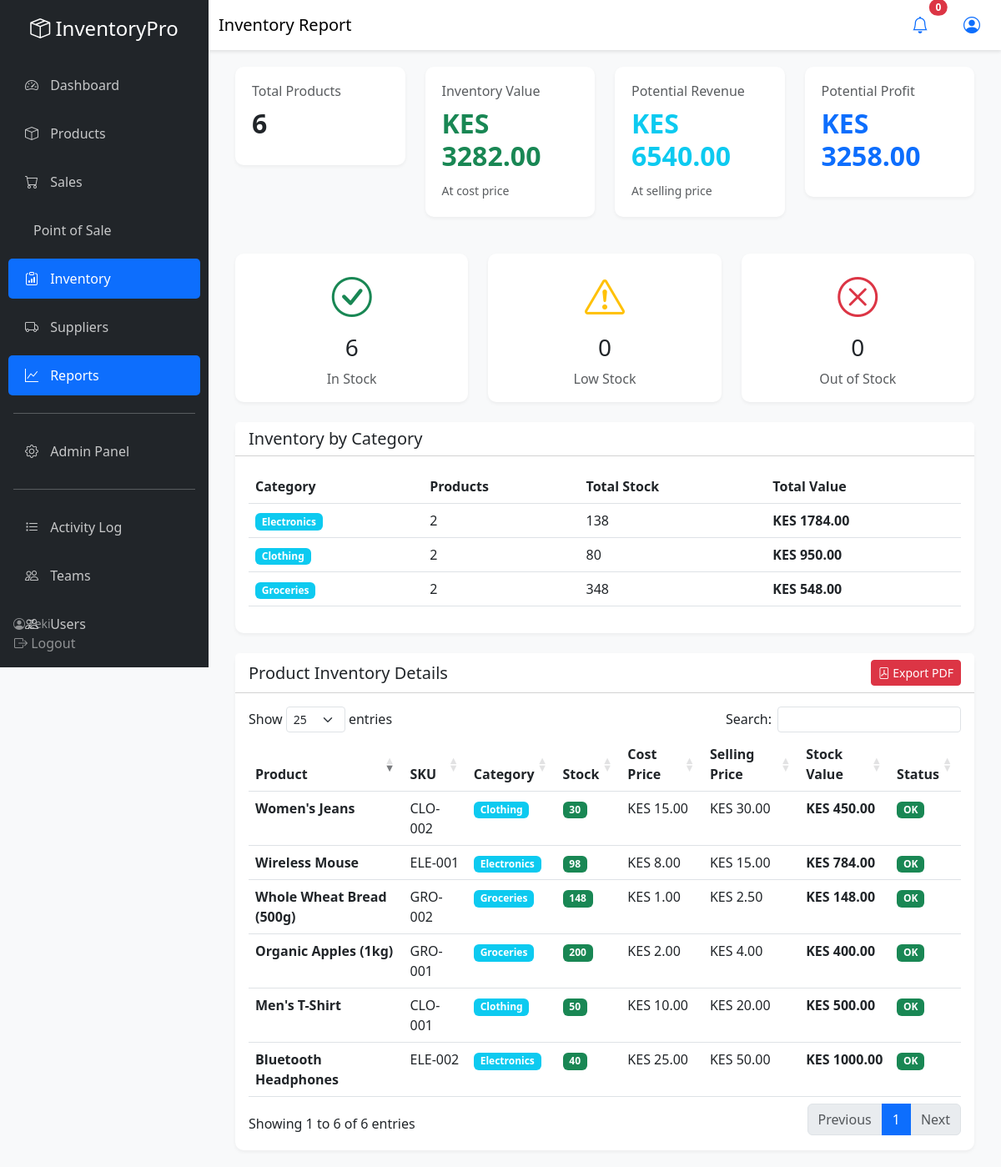
Screenshot of /reports/inventory/ (signed in) with the database file from the repository.
### apps/products/models.py (models this page shows, shortened)
class Category(models.Model):
    name = models.CharField(max_length=100, unique=True)
    description = models.TextField(blank=True)
    created_at = models.DateTimeField(auto_now_add=True)
    class Meta:
        verbose_name_plural = "Categories"
        ordering = ['name']

class Product(models.Model):
    name = models.CharField(max_length=200)
    sku = models.CharField(max_length=50, unique=True, help_text="Stock Keeping Unit")
    barcode = models.CharField(max_length=100, blank=True, null=True, unique=True)
    category = models.ForeignKey(Category, on_delete=models.SET_NULL, null=True, related_name='products')
    description = models.TextField(blank=True)
    image = models.ImageField(upload_to='products/', blank=True, null=True)
    cost_price = models.DecimalField(max_digits=10, decimal_places=2, validators=[MinValueValidator(Decimal('0.00'))])
    selling_price = models.DecimalField(max_digits=10, decimal_places=2, validators=[MinValueValidator(Decimal('0.00'))])
    current_stock = models.IntegerField(default=0, validators=[MinValueValidator(0)])
    reorder_level = models.IntegerField(default=10, validators=[MinValueValidator(0)])
    is_active = models.BooleanField(default=True)
    created_by = models.ForeignKey(User, on_delete=models.SET_NULL, null=True, related_name='created_products')
    created_at = models.DateTimeField(auto_now_add=True)
    updated_at = models.DateTimeField(auto_now=True)
    class Meta:
        ordering = ['-created_at']
        indexes = [
            models.Index(fields=['sku']),
            models.Index(fields=['barcode']),
            models.Index(fields=['name']),
        ]
    @property
    def is_low_stock(self):
        return self.current_stock <= self.reorder_level
    @property
    def stock_value(self):
        return self.current_stock * self.cost_price

### apps/reports/views.py (the view)
# urls.py: path('inventory/', views.inventory_report, name='inventory_report'),
@login_required
def inventory_report(request):
    products = Product.objects.filter(is_active=True).select_related('category')
    total_products = products.count()
    total_value = sum(p.stock_value for p in products)
    total_selling_value = sum(p.current_stock * p.selling_price for p in products)
    potential_profit = total_selling_value - total_value
    in_stock = products.filter(current_stock__gt=F('reorder_level')).count()
    low_stock = products.filter(
        current_stock__gt=0,
        current_stock__lte=F('reorder_level')
    ).count()
    out_of_stock = products.filter(current_stock=0).count()
    category_breakdown = products.values(
        'category__name'
    ).annotate(
        product_count=Count('id'),
        total_stock=Sum('current_stock'),
        total_value=Sum(F('current_stock') * F('cost_price'))
    ).order_by('-total_value')
    context = {
        'products': products,
        'total_products': total_products,
        'total_value': total_value,
        'total_selling_value': total_selling_value,
        'potential_profit': potential_profit,
        'in_stock': in_stock,
        'low_stock': low_stock,
        'out_of_stock': out_of_stock,
        'category_breakdown': category_breakdown,
    }
    return render(request, 'reports/inventory_report.html', context)

### templates/reports/inventory_report.html (shortened to what this page needs)
{% extends 'base.html' %}
{% block page_title %}Inventory Report{% endblock %}
{% block content %}
<div class="container-fluid">
    <div class="row mb-4">
        <div class="col-md-3">
            <div class="stat-card">
                <h6 class="text-muted mb-1">Total Products</h6>
                <h3>{{ total_products|default:"0" }}</h3>
            </div>
        </div>
        <div class="col-md-3">
            <div class="stat-card">
                <h6 class="text-muted mb-1">Inventory Value</h6>
                <h3 class="text-success">KES {{ total_value|floatformat:2|default:"0.00" }}</h3>
                <small class="text-muted">At cost price</small>
            </div>
        </div>
        <div class="col-md-3">
            <div class="stat-card">
                <h6 class="text-muted mb-1">Potential Revenue</h6>
                <h3 class="text-info">KES {{ total_selling_value|floatformat:2|default:"0.00" }}</h3>
                <small class="text-muted">At selling price</small>
            </div>
        </div>
        <div class="col-md-3">
            <div class="stat-card">
                <h6 class="text-muted mb-1">Potential Profit</h6>
                <h3 class="text-primary">KES {{ potential_profit|floatformat:2|default:"0.00" }}</h3>
            </div>
        </div>
    </div>
    <div class="row mb-4">
        <div class="col-md-4">
            <div class="card card-custom text-center">
                <div class="card-body">
                    <i class="bi bi-check-circle text-success" style="font-size: 3rem;"></i>
                    <h3 class="mt-2">{{ in_stock|default:"0" }}</h3>
                    <p class="text-muted mb-0">In Stock</p>
                </div>
            </div>
        </div>
        <div class="col-md-4">
            <div class="card card-custom text-center">
                <div class="card-body">
                    <i class="bi bi-exclamation-triangle text-warning" style="font-size: 3rem;"></i>
                    <h3 class="mt-2">{{ low_stock|default:"0" }}</h3>
                    <p class="text-muted mb-0">Low Stock</p>
                </div>
            </div>
        </div>
        <div class="col-md-4">
            <div class="card card-custom text-center">
                <div class="card-body">
                    <i class="bi bi-x-circle text-danger" style="font-size: 3rem;"></i>
                    <h3 class="mt-2">{{ out_of_stock|default:"0" }}</h3>
                    <p class="text-muted mb-0">Out of Stock</p>
                </div>
            </div>
        </div>
    </div>
    <div class="card card-custom mb-4">
        <div class="card-header bg-white">
            <h5 class="mb-0">Inventory by Category</h5>
        </div>
        <div class="card-body">
            <div class="table-responsive">
                <table class="table table-hover">
                    <thead>
                        <tr>
                            <th>Category</th>
                            <th>Products</th>
                            <th>Total Stock</th>
                            <th>Total Value</th>
                        </tr>
                    </thead>
                    <tbody>
                        {% for category in category_breakdown %}
                        <tr>
                            <td><span class="badge bg-info">{{ category.category__name|default:"Uncategorized" }}</span></td>
                            <td>{{ category.product_count }}</td>
                            <td>{{ category.total_stock|default:"0" }}</td>
                            <td><strong>KES {{ category.total_value|floatformat:2|default:"0.00" }}</strong></td>
                        </tr>
                        {% empty %}
                        <tr>
                            <td colspan="4" class="text-center py-4 text-muted">No inventory data</td>
                        </tr>
                        {% endfor %}
                    </tbody>
                </table>
            </div>
        </div>
    </div>
    <div class="card card-custom">
        <div class="card-header bg-white d-flex justify-content-between align-items-center">
            <h5 class="mb-0">Product Inventory Details</h5>
            <a href="{% url 'reports:export_inventory_pdf' %}" class="btn btn-sm btn-danger">
                <i class="bi bi-file-pdf"></i> Export PDF
            </a>
        </div>
        <div class="card-body">
            <div class="table-responsive">
                <table class="table table-hover datatable">
                    <thead>
                        <tr>
                            <th>Product</th>
                            <th>SKU</th>
                            <th>Category</th>
                            <th>Stock</th>
                            <th>Cost Price</th>
                            <th>Selling Price</th>
                            <th>Stock Value</th>
                            <th>Status</th>
                        </tr>
                    </thead>
                    <tbody>
                        {% for product in products %}
                        <tr>
                            <td><strong>{{ product.name }}</strong></td>
                            <td>{{ product.sku }}</td>
                            <td>
                                {% if product.category %}
                                <span class="badge bg-info">{{ product.category.name }}</span>
                                {% else %}
                                -
                                {% endif %}
                            </td>
                            <td>
                                {% if product.current_stock == 0 %}
                                <span class="badge bg-danger">{{ product.current_stock }}</span>
                                {% elif product.is_low_stock %}
                                <span class="badge bg-warning text-dark">{{ product.current_stock }}</span>
                                {% else %}
                                <span class="badge bg-success">{{ product.current_stock }}</span>
                                {% endif %}
                            </td>
                            <td>KES {{ product.cost_price }}</td>
                            <td>KES {{ product.selling_price }}</td>
                            <td><strong>KES {{ product.stock_value|floatformat:2 }}</strong></td>
                            <td>
                                {% if product.current_stock == 0 %}
                                <span class="badge bg-danger">Out</span>
                                {% elif product.is_low_stock %}
                                <span class="badge bg-warning text-dark">Low</span>
                                {% else %}
                                <span class="badge bg-success">OK</span>
                                {% endif %}
                            </td>
                        </tr>
                        {% empty %}
                        <tr>
                            <td colspan="8" class="text-center py-4 text-muted">No products found</td>
                        </tr>
                        {% endfor %}
                    </tbody>
                </table>
            </div>
        </div>
    </div>
</div>
{% endblock %}

### templates/base.html (shortened to what this page needs)
<!DOCTYPE html>
{% load static %}
<html lang="en">
<head>
    <link href="https://cdn.jsdelivr.net/npm/bootstrap@5.3.0/dist/css/bootstrap.min.css" rel="stylesheet">
    <link rel="stylesheet" href="https://cdn.jsdelivr.net/npm/bootstrap-icons@1.11.0/font/bootstrap-icons.css">
    <link rel="stylesheet" href="https://cdn.datatables.net/1.13.6/css/dataTables.bootstrap5.min.css">
</head>
<body>
    <nav class="sidebar" id="sidebar">
        <div class="text-center mb-4">
            <h4 class="text-white">
                <i class="bi bi-box-seam"></i> InventoryPro
            </h4>
        </div>
        <ul class="nav flex-column">
            <li class="nav-item">
                <a class="nav-link {% if request.path == '/dashboard/' %}active{% endif %}" href="{% url 'dashboard' %}">
                    <i class="bi bi-speedometer2"></i> Dashboard
                </a>
            </li>
            <li class="nav-item">
                <a class="nav-link {% if 'products' in request.path %}active{% endif %}" href="{% url 'products:product_list' %}">
                    <i class="bi bi-box"></i> Products
                </a>
            </li>
            <li class="nav-item">
                <a class="nav-link {% if 'sales' in request.path %}active{% endif %}" href="{% url 'sales:sales_list' %}">
                    <i class="bi bi-cart"></i> Sales
                </a>
            </li>
            <li class="nav-item">
                <a class="nav-link {% if 'pos' in request.path %}active{% endif %}" href="{% url 'sales:new_sale' %}">
                     Point of Sale
                </a>
            </li>
            <li class="nav-item">
                <a class="nav-link {% if 'inventory' in request.path %}active{% endif %}" href="{% url 'inventory:stock_list' %}">
                    <i class="bi bi-clipboard-data"></i> Inventory
                </a>
            </li>
            <li class="nav-item">
                <a class="nav-link {% if 'suppliers' in request.path %}active{% endif %}" href="{% url 'suppliers:supplier_list' %}">
                    <i class="bi bi-truck"></i> Suppliers
                </a>
            </li>
            <li class="nav-item">
                <a class="nav-link {% if 'reports' in request.path %}active{% endif %}" href="{% url 'reports:dashboard' %}">
                    <i class="bi bi-graph-up"></i> Reports
                </a>
            </li>
            <hr class="text-white mx-3">
            <li class="nav-item">
                <a class="nav-link" href="{% url 'admin:index' %}">
                    <i class="bi bi-gear"></i> Admin Panel
                </a>
            </li>
        {% if user.is_superuser or user.profile.role.name in "ADMIN,MANAGER" %}
            <hr class="text-white mx-3">
            <li class="nav-item">
                <a class="nav-link {% if 'activity' in request.path %}active{% endif %}" href="{% url 'users:activity_log' %}">
                    <i class="bi bi-list-task"></i> Activity Log
                </a>
            </li>
            <li class="nav-item">
                <a class="nav-link {% if 'teams' in request.path %}active{% endif %}" href="{% url 'users:team_list' %}">
                    <i class="bi bi-people"></i> Teams
                </a>
            </li>
            <li class="nav-item">
                <a class="nav-link {% if 'users' in request.path %}active{% endif %}" href="{% url 'users:user_list' %}">
                    <i class="bi bi-people"></i> Users
                </a>
            </li>
        {% endif %}
        </ul>
        <div class="position-absolute bottom-0 w-100 p-3">
            <div class="text-white-50 small">
                <i class="bi bi-person-circle"></i> {{ user.username }}
                <br>
                <form method="POST" action="{% url 'logout' %}" class="d-inline">
                    <button class="btn btn-link text-white-50 text-decoration-none p-0 m-0">
                        <i class="bi bi-box-arrow-right"></i> Logout
                    </button>
                </form>
            </div>
        </div>
    </nav>
    <nav class="navbar navbar-top navbar-expand-lg navbar-light sticky-top">
        <div class="container-fluid">
            <span class="navbar-brand mb-0 h1">{% block page_title %}Dashboard{% endblock %}</span>
            <div class="d-flex align-items-center">
                <div class="dropdown">
                    <button class="btn btn-link position-relative" data-bs-toggle="dropdown">
                        <i class="bi bi-bell fs-5"></i>
                        <span class="position-absolute top-0 start-100 translate-middle badge rounded-pill bg-danger">
                            {{ low_stock_count }}
                        </span>
                    </button>
                </div>
                <div class="dropdown ms-3">
                    <button class="btn btn-link" data-bs-toggle="dropdown">
                        <i class="bi bi-person-circle fs-5"></i>
                    </button>
                </div>
            </div>
        </div>
    </nav>
    <main class="main-content">
        {% block content %}{% endblock %}
    </main>
</body>
</html>

### rows the page displays
Category: category__name "Electronics", product_count "2", total_stock "138", total_value "1784.00"
Category: category__name "Clothing", product_count "2", total_stock "80", total_value "950.00"
Category: category__name "Groceries", product_count "2", total_stock "348", total_value "548.00"
Product: name "Whole Wheat Bread (500g)", sku "GRO-002", category.name "Groceries", current_stock "148", cost_price "1.00", selling_price "2.50", stock_value "148.00", reorder_level "OK"
Product: name "Organic Apples (1kg)", sku "GRO-001", category.name "Groceries", current_stock "200", cost_price "2.00", selling_price "4.00", stock_value "400.00", reorder_level "OK"
Product: name "Bluetooth Headphones", sku "ELE-002", category.name "Electronics", current_stock "40", cost_price "25.00", selling_price "50.00", stock_value "1000.00", reorder_level "OK"
Product: name "Wireless Mouse", sku "ELE-001", category.name "Electronics", current_stock "98", cost_price "8.00", selling_price "15.00", stock_value "784.00", reorder_level "OK"
Product: name "Women's Jeans", sku "CLO-002", category.name "Clothing", current_stock "30", cost_price "15.00", selling_price "30.00", stock_value "450.00", reorder_level "OK"
Product: name "Men's T-Shirt", sku "CLO-001", category.name "Clothing", current_stock "50", cost_price "10.00", selling_price "20.00", stock_value "500.00", reorder_level "OK"

### other values shown
{{ user.username }} "Zeki"
{{ low_stock_count }} "0"
{{ total_products|default:"0" }} "6"
{{ total_value|floatformat:2|default:"0.00" }} "3282.00"
{{ total_selling_value|floatformat:2|default:"0.00" }} "6540.00"
{{ potential_profit|floatformat:2|default:"0.00" }} "3258.00"
{{ in_stock|default:"0" }} "6"
{{ low_stock|default:"0" }} "0"
{{ out_of_stock|default:"0" }} "0"
